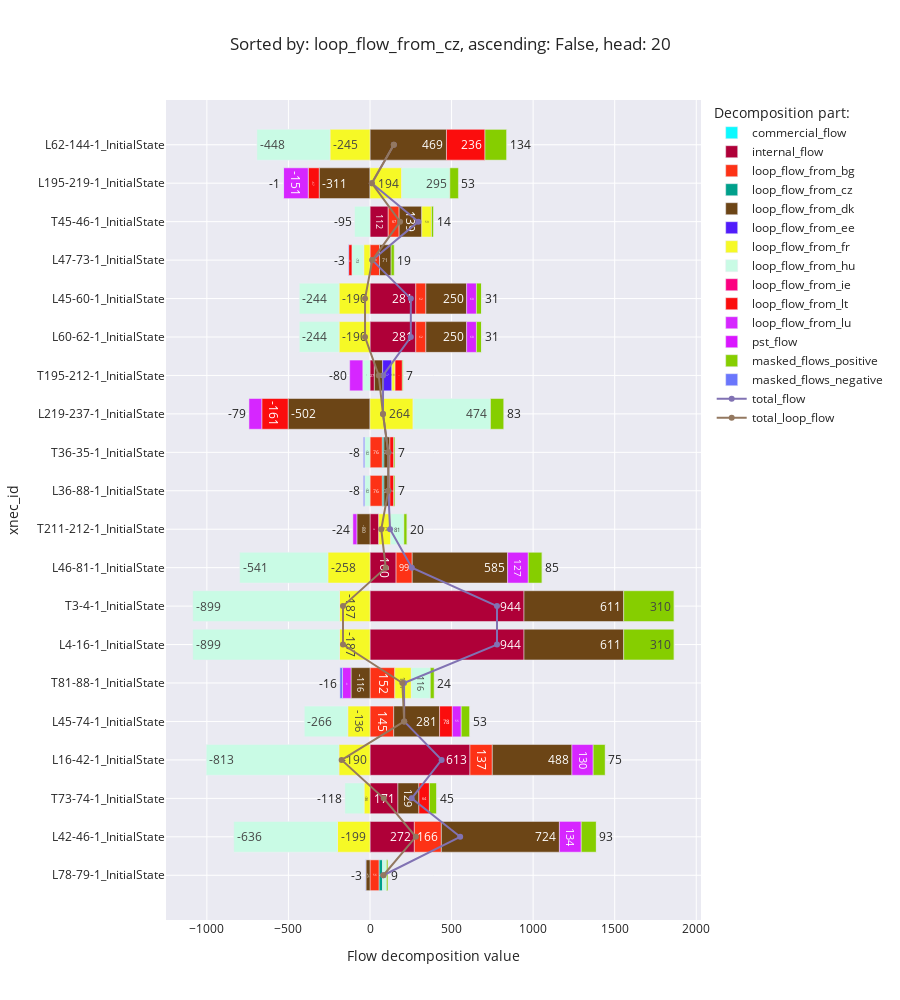

The cell this chart's notebook holds for it:
### Code cell
flow_decomposition_bar_chart(f'loop_flow_from_{random.Random(42).choice(list(countries)).alpha_2.lower()}')

### Figure 1 — Plotly figure (JSON) as saved in the notebook; plotly's stock layout.template omitted (floating-point values rounded to 4 significant figures)
{"data": [{"alignmentgroup": "True", "hovertemplate": "Decomposition part:=commercial_flow<br>Flow decomposition value=%{x}<br>xnec_id=%{y}<extra></extra>", "legendgroup": "commercial_flow", "marker": {"color": "#0DF9FF", "pattern": {"shape": ""}}, "name": "commercial_flow", "offsetgroup": "commercial_flow", "orientation": "h", "showlegend": true, "textposition": "auto", "texttemplate": "%{x:.0f}", "type": "bar", "x": [null, null, null, null, null, null, null, null, null, null, null, null, null, null, null, null, null, null, null, null], "xaxis": "x", "y": ["L78-79-1_InitialState", "L42-46-1_InitialState", "T73-74-1_InitialState", "L16-42-1_InitialState", "L45-74-1_InitialState", "T81-88-1_InitialState", "L4-16-1_InitialState", "T3-4-1_InitialState", "L46-81-1_InitialState", "T211-212-1_InitialState", "L36-88-1_InitialState", "T36-35-1_InitialState", "L219-237-1_InitialState", "T195-212-1_InitialState", "L60-62-1_InitialState", "L45-60-1_InitialState", "L47-73-1_InitialState", "T45-46-1_InitialState", "L195-219-1_InitialState", "L62-144-1_InitialState"], "yaxis": "y"}, {"alignmentgroup": "True", "hovertemplate": "Decomposition part:=internal_flow<br>Flow decomposition value=%{x}<br>xnec_id=%{y}<extra></extra>", "legendgroup": "internal_flow", "marker": {"color": "#AF0038", "pattern": {"shape": ""}}, "name": "internal_flow", "offsetgroup": "internal_flow", "orientation": "h", "showlegend": true, "textposition": "auto", "texttemplate": "%{x:.0f}", "type": "bar", "x": [null, 271.9, 171.2, 612.8, null, null, 944.0, 944.0, 160.0, 54.05, null, null, null, 26.8, 280.8, 280.8, null, 111.8, null, null], "xaxis": "x", "y": ["L78-79-1_InitialState", "L42-46-1_InitialState", "T73-74-1_InitialState", "L16-42-1_InitialState", "L45-74-1_InitialState", "T81-88-1_InitialState", "L4-16-1_InitialState", "T3-4-1_InitialState", "L46-81-1_InitialState", "T211-212-1_InitialState", "L36-88-1_InitialState", "T36-35-1_InitialState", "L219-237-1_InitialState", "T195-212-1_InitialState", "L60-62-1_InitialState", "L45-60-1_InitialState", "L47-73-1_InitialState", "T45-46-1_InitialState", "L195-219-1_InitialState", "L62-144-1_InitialState"], "yaxis": "y"}, {"alignmentgroup": "True", "hovertemplate": "Decomposition part:=loop_flow_from_bg<br>Flow decomposition value=%{x}<br>xnec_id=%{y}<extra></extra>", "legendgroup": "loop_flow_from_bg", "marker": {"color": "#FD3216", "pattern": {"shape": ""}}, "name": "loop_flow_from_bg", "offsetgroup": "loop_flow_from_bg", "orientation": "h", "showlegend": true, "textposition": "auto", "texttemplate": "%{x:.0f}", "type": "bar", "x": [56.4, 165.6, null, 136.9, 145.3, 152.1, null, null, 98.72, null, 75.76, 75.76, null, null, 61.75, 61.75, 58.43, 66.83, null, null], "xaxis": "x", "y": ["L78-79-1_InitialState", "L42-46-1_InitialState", "T73-74-1_InitialState", "L16-42-1_InitialState", "L45-74-1_InitialState", "T81-88-1_InitialState", "L4-16-1_InitialState", "T3-4-1_InitialState", "L46-81-1_InitialState", "T211-212-1_InitialState", "L36-88-1_InitialState", "T36-35-1_InitialState", "L219-237-1_InitialState", "T195-212-1_InitialState", "L60-62-1_InitialState", "L45-60-1_InitialState", "L47-73-1_InitialState", "T45-46-1_InitialState", "L195-219-1_InitialState", "L62-144-1_InitialState"], "yaxis": "y"}, {"alignmentgroup": "True", "hovertemplate": "Decomposition part:=loop_flow_from_cz<br>Flow decomposition value=%{x}<br>xnec_id=%{y}<extra></extra>", "legendgroup": "loop_flow_from_cz", "marker": {"color": "#00A08B", "pattern": {"shape": ""}}, "name": "loop_flow_from_cz", "offsetgroup": "loop_flow_from_cz", "orientation": "h", "showlegend": true, "textposition": "auto", "texttemplate": "%{x:.0f}", "type": "bar", "x": [20.39, null, null, null, null, null, null, null, null, null, 9.763, 9.763, null, null, null, null, null, null, null, null], "xaxis": "x", "y": ["L78-79-1_InitialState", "L42-46-1_InitialState", "T73-74-1_InitialState", "L16-42-1_InitialState", "L45-74-1_InitialState", "T81-88-1_InitialState", "L4-16-1_InitialState", "T3-4-1_InitialState", "L46-81-1_InitialState", "T211-212-1_InitialState", "L36-88-1_InitialState", "T36-35-1_InitialState", "L219-237-1_InitialState", "T195-212-1_InitialState", "L60-62-1_InitialState", "L45-60-1_InitialState", "L47-73-1_InitialState", "T45-46-1_InitialState", "L195-219-1_InitialState", "L62-144-1_InitialState"], "yaxis": "y"}, {"alignmentgroup": "True", "hovertemplate": "Decomposition part:=loop_flow_from_dk<br>Flow decomposition value=%{x}<br>xnec_id=%{y}<extra></extra>", "legendgroup": "loop_flow_from_dk", "marker": {"color": "#6C4516", "pattern": {"shape": ""}}, "name": "loop_flow_from_dk", "offsetgroup": "loop_flow_from_dk", "orientation": "h", "showlegend": true, "textposition": "auto", "texttemplate": "%{x:.0f}", "type": "bar", "x": [-24.64, 723.7, 128.6, 488.1, 281.3, -116.3, 611.1, 611.1, 584.7, -80.46, 36.48, 36.48, -501.9, 50.85, 250.1, 250.1, 71.13, 139.0, -311.4, 468.8], "xaxis": "x", "y": ["L78-79-1_InitialState", "L42-46-1_InitialState", "T73-74-1_InitialState", "L16-42-1_InitialState", "L45-74-1_InitialState", "T81-88-1_InitialState", "L4-16-1_InitialState", "T3-4-1_InitialState", "L46-81-1_InitialState", "T211-212-1_InitialState", "L36-88-1_InitialState", "T36-35-1_InitialState", "L219-237-1_InitialState", "T195-212-1_InitialState", "L60-62-1_InitialState", "L45-60-1_InitialState", "L47-73-1_InitialState", "T45-46-1_InitialState", "L195-219-1_InitialState", "L62-144-1_InitialState"], "yaxis": "y"}, {"alignmentgroup": "True", "hovertemplate": "Decomposition part:=loop_flow_from_ee<br>Flow decomposition value=%{x}<br>xnec_id=%{y}<extra></extra>", "legendgroup": "loop_flow_from_ee", "marker": {"color": "#511CFB", "pattern": {"shape": ""}}, "name": "loop_flow_from_ee", "offsetgroup": "loop_flow_from_ee", "orientation": "h", "showlegend": true, "textposition": "auto", "texttemplate": "%{x:.0f}", "type": "bar", "x": [null, null, null, null, null, null, null, null, null, null, null, null, null, 56.77, null, null, null, null, null, null], "xaxis": "x", "y": ["L78-79-1_InitialState", "L42-46-1_InitialState", "T73-74-1_InitialState", "L16-42-1_InitialState", "L45-74-1_InitialState", "T81-88-1_InitialState", "L4-16-1_InitialState", "T3-4-1_InitialState", "L46-81-1_InitialState", "T211-212-1_InitialState", "L36-88-1_InitialState", "T36-35-1_InitialState", "L219-237-1_InitialState", "T195-212-1_InitialState", "L60-62-1_InitialState", "L45-60-1_InitialState", "L47-73-1_InitialState", "T45-46-1_InitialState", "L195-219-1_InitialState", "L62-144-1_InitialState"], "yaxis": "y"}, {"alignmentgroup": "True", "hovertemplate": "Decomposition part:=loop_flow_from_fr<br>Flow decomposition value=%{x}<br>xnec_id=%{y}<extra></extra>", "legendgroup": "loop_flow_from_fr", "marker": {"color": "#F6F926", "pattern": {"shape": ""}}, "name": "loop_flow_from_fr", "offsetgroup": "loop_flow_from_fr", "orientation": "h", "showlegend": true, "textposition": "auto", "texttemplate": "%{x:.0f}", "type": "bar", "x": [null, -199.1, -36.26, -190.4, -136.2, 101.1, -187.2, -187.2, -258.1, 72.94, null, null, 264.1, 19.27, -189.6, -189.6, -38.26, 59.0, 194.4, -245.0], "xaxis": "x", "y": ["L78-79-1_InitialState", "L42-46-1_InitialState", "T73-74-1_InitialState", "L16-42-1_InitialState", "L45-74-1_InitialState", "T81-88-1_InitialState", "L4-16-1_InitialState", "T3-4-1_InitialState", "L46-81-1_InitialState", "T211-212-1_InitialState", "L36-88-1_InitialState", "T36-35-1_InitialState", "L219-237-1_InitialState", "T195-212-1_InitialState", "L60-62-1_InitialState", "L45-60-1_InitialState", "L47-73-1_InitialState", "T45-46-1_InitialState", "L195-219-1_InitialState", "L62-144-1_InitialState"], "yaxis": "y"}, {"alignmentgroup": "True", "hovertemplate": "Decomposition part:=loop_flow_from_hu<br>Flow decomposition value=%{x}<br>xnec_id=%{y}<extra></extra>", "legendgroup": "loop_flow_from_hu", "marker": {"color": "#C9FBE5", "pattern": {"shape": ""}}, "name": "loop_flow_from_hu", "offsetgroup": "loop_flow_from_hu", "orientation": "h", "showlegend": true, "textposition": "auto", "texttemplate": "%{x:.0f}", "type": "bar", "x": [24.21, -636.0, -117.6, -813.5, -266.5, 116.4, -899.3, -899.3, -541.2, 80.7, -32.43, -32.43, 474.3, -44.07, -244.0, -244.0, -72.6, -94.81, 295.0, -448.2], "xaxis": "x", "y": ["L78-79-1_InitialState", "L42-46-1_InitialState", "T73-74-1_InitialState", "L16-42-1_InitialState", "L45-74-1_InitialState", "T81-88-1_InitialState", "L4-16-1_InitialState", "T3-4-1_InitialState", "L46-81-1_InitialState", "T211-212-1_InitialState", "L36-88-1_InitialState", "T36-35-1_InitialState", "L219-237-1_InitialState", "T195-212-1_InitialState", "L60-62-1_InitialState", "L45-60-1_InitialState", "L47-73-1_InitialState", "T45-46-1_InitialState", "L195-219-1_InitialState", "L62-144-1_InitialState"], "yaxis": "y"}, {"alignmentgroup": "True", "hovertemplate": "Decomposition part:=loop_flow_from_ie<br>Flow decomposition value=%{x}<br>xnec_id=%{y}<extra></extra>", "legendgroup": "loop_flow_from_ie", "marker": {"color": "#FC0080", "pattern": {"shape": ""}}, "name": "loop_flow_from_ie", "offsetgroup": "loop_flow_from_ie", "orientation": "h", "showlegend": true, "textposition": "auto", "texttemplate": "%{x:.0f}", "type": "bar", "x": [null, null, null, null, null, null, null, null, null, null, null, null, null, null, null, null, null, null, null, null], "xaxis": "x", "y": ["L78-79-1_InitialState", "L42-46-1_InitialState", "T73-74-1_InitialState", "L16-42-1_InitialState", "L45-74-1_InitialState", "T81-88-1_InitialState", "L4-16-1_InitialState", "T3-4-1_InitialState", "L46-81-1_InitialState", "T211-212-1_InitialState", "L36-88-1_InitialState", "T36-35-1_InitialState", "L219-237-1_InitialState", "T195-212-1_InitialState", "L60-62-1_InitialState", "L45-60-1_InitialState", "L47-73-1_InitialState", "T45-46-1_InitialState", "L195-219-1_InitialState", "L62-144-1_InitialState"], "yaxis": "y"}, {"alignmentgroup": "True", "hovertemplate": "Decomposition part:=loop_flow_from_lt<br>Flow decomposition value=%{x}<br>xnec_id=%{y}<extra></extra>", "legendgroup": "loop_flow_from_lt", "marker": {"color": "#FB0D0D", "pattern": {"shape": ""}}, "name": "loop_flow_from_lt", "offsetgroup": "loop_flow_from_lt", "orientation": "h", "showlegend": true, "textposition": "auto", "texttemplate": "%{x:.0f}", "type": "bar", "x": [null, null, 64.47, null, 78.0, null, null, null, null, null, 23.81, 23.81, -161.3, 44.5, null, null, -19.86, null, -67.1, 236.0], "xaxis": "x", "y": ["L78-79-1_InitialState", "L42-46-1_InitialState", "T73-74-1_InitialState", "L16-42-1_InitialState", "L45-74-1_InitialState", "T81-88-1_InitialState", "L4-16-1_InitialState", "T3-4-1_InitialState", "L46-81-1_InitialState", "T211-212-1_InitialState", "L36-88-1_InitialState", "T36-35-1_InitialState", "L219-237-1_InitialState", "T195-212-1_InitialState", "L60-62-1_InitialState", "L45-60-1_InitialState", "L47-73-1_InitialState", "T45-46-1_InitialState", "L195-219-1_InitialState", "L62-144-1_InitialState"], "yaxis": "y"}, {"alignmentgroup": "True", "hovertemplate": "Decomposition part:=loop_flow_from_lu<br>Flow decomposition value=%{x}<br>xnec_id=%{y}<extra></extra>", "legendgroup": "loop_flow_from_lu", "marker": {"color": "#D626FF", "pattern": {"shape": ""}}, "name": "loop_flow_from_lu", "offsetgroup": "loop_flow_from_lu", "orientation": "h", "showlegend": true, "textposition": "auto", "texttemplate": "%{x:.0f}", "type": "bar", "x": [null, 133.8, null, 130.3, 54.73, -52.16, null, null, 126.9, -24.35, null, null, -78.68, -80.49, 59.97, 59.97, null, null, -151.4, null], "xaxis": "x", "y": ["L78-79-1_InitialState", "L42-46-1_InitialState", "T73-74-1_InitialState", "L16-42-1_InitialState", "L45-74-1_InitialState", "T81-88-1_InitialState", "L4-16-1_InitialState", "T3-4-1_InitialState", "L46-81-1_InitialState", "T211-212-1_InitialState", "L36-88-1_InitialState", "T36-35-1_InitialState", "L219-237-1_InitialState", "T195-212-1_InitialState", "L60-62-1_InitialState", "L45-60-1_InitialState", "L47-73-1_InitialState", "T45-46-1_InitialState", "L195-219-1_InitialState", "L62-144-1_InitialState"], "yaxis": "y"}, {"alignmentgroup": "True", "hovertemplate": "Decomposition part:=pst_flow<br>Flow decomposition value=%{x}<br>xnec_id=%{y}<extra></extra>", "legendgroup": "pst_flow", "marker": {"color": "#DA16FF", "pattern": {"shape": ""}}, "name": "pst_flow", "offsetgroup": "pst_flow", "orientation": "h", "showlegend": true, "textposition": "auto", "texttemplate": "%{x:.0f}", "type": "bar", "x": [null, null, null, null, null, null, null, null, null, null, null, null, null, null, null, null, null, null, null, null], "xaxis": "x", "y": ["L78-79-1_InitialState", "L42-46-1_InitialState", "T73-74-1_InitialState", "L16-42-1_InitialState", "L45-74-1_InitialState", "T81-88-1_InitialState", "L4-16-1_InitialState", "T3-4-1_InitialState", "L46-81-1_InitialState", "T211-212-1_InitialState", "L36-88-1_InitialState", "T36-35-1_InitialState", "L219-237-1_InitialState", "T195-212-1_InitialState", "L60-62-1_InitialState", "L45-60-1_InitialState", "L47-73-1_InitialState", "T45-46-1_InitialState", "L195-219-1_InitialState", "L62-144-1_InitialState"], "yaxis": "y"}, {"alignmentgroup": "True", "hovertemplate": "Decomposition part:=masked_flows_positive<br>Flow decomposition value=%{x}<br>xnec_id=%{y}<extra></extra>", "legendgroup": "masked_flows_positive", "marker": {"color": "#86CE00", "pattern": {"shape": ""}}, "name": "masked_flows_positive", "offsetgroup": "masked_flows_positive", "orientation": "h", "showlegend": true, "textposition": "auto", "texttemplate": "%{x:.0f}", "type": "bar", "x": [8.73, 92.93, 45.2, 74.74, 53.09, 23.52, 309.9, 309.9, 85.36, 20.14, 7.094, 7.094, 83.21, 6.583, 31.36, 31.36, 18.85, 14.41, 52.68, 134.4], "xaxis": "x", "y": ["L78-79-1_InitialState", "L42-46-1_InitialState", "T73-74-1_InitialState", "L16-42-1_InitialState", "L45-74-1_InitialState", "T81-88-1_InitialState", "L4-16-1_InitialState", "T3-4-1_InitialState", "L46-81-1_InitialState", "T211-212-1_InitialState", "L36-88-1_InitialState", "T36-35-1_InitialState", "L219-237-1_InitialState", "T195-212-1_InitialState", "L60-62-1_InitialState", "L45-60-1_InitialState", "L47-73-1_InitialState", "T45-46-1_InitialState", "L195-219-1_InitialState", "L62-144-1_InitialState"], "yaxis": "y"}, {"alignmentgroup": "True", "hovertemplate": "Decomposition part:=masked_flows_negative<br>Flow decomposition value=%{x}<br>xnec_id=%{y}<extra></extra>", "legendgroup": "masked_flows_negative", "marker": {"color": "#6A76FC", "pattern": {"shape": ""}}, "name": "masked_flows_negative", "offsetgroup": "masked_flows_negative", "orientation": "h", "showlegend": true, "textposition": "auto", "texttemplate": "%{x:.0f}", "type": "bar", "x": [-2.974, 0, 0, 0, 0, -16.12, 0, 0, 0, 0, -8.124, -8.124, 0, 0, 0, 0, -3.4, 0, -0.8858, 0], "xaxis": "x", "y": ["L78-79-1_InitialState", "L42-46-1_InitialState", "T73-74-1_InitialState", "L16-42-1_InitialState", "L45-74-1_InitialState", "T81-88-1_InitialState", "L4-16-1_InitialState", "T3-4-1_InitialState", "L46-81-1_InitialState", "T211-212-1_InitialState", "L36-88-1_InitialState", "T36-35-1_InitialState", "L219-237-1_InitialState", "T195-212-1_InitialState", "L60-62-1_InitialState", "L45-60-1_InitialState", "L47-73-1_InitialState", "T45-46-1_InitialState", "L195-219-1_InitialState", "L62-144-1_InitialState"], "yaxis": "y"}, {"mode": "lines+markers", "name": "total_flow", "type": "scatter", "x": [82.12, 552.8, 255.5, 439.0, 209.7, 208.6, 778.5, 778.5, 256.5, 123.0, 112.3, 112.3, 79.68, 80.21, 250.3, 250.3, 14.3, 296.3, 11.26, 146.0], "y": ["L78-79-1_InitialState", "L42-46-1_InitialState", "T73-74-1_InitialState", "L16-42-1_InitialState", "L45-74-1_InitialState", "T81-88-1_InitialState", "L4-16-1_InitialState", "T3-4-1_InitialState", "L46-81-1_InitialState", "T211-212-1_InitialState", "L36-88-1_InitialState", "T36-35-1_InitialState", "L219-237-1_InitialState", "T195-212-1_InitialState", "L60-62-1_InitialState", "L45-60-1_InitialState", "L47-73-1_InitialState", "T45-46-1_InitialState", "L195-219-1_InitialState", "L62-144-1_InitialState"]}, {"mode": "lines+markers", "name": "total_loop_flow", "type": "scatter", "x": [82.12, 281.0, 84.37, -173.8, 209.7, 198.4, -165.5, -165.5, 96.51, 68.97, 112.3, 112.3, 79.68, 53.42, -30.45, -30.45, 14.3, 184.5, 11.26, 146.0], "y": ["L78-79-1_InitialState", "L42-46-1_InitialState", "T73-74-1_InitialState", "L16-42-1_InitialState", "L45-74-1_InitialState", "T81-88-1_InitialState", "L4-16-1_InitialState", "T3-4-1_InitialState", "L46-81-1_InitialState", "T211-212-1_InitialState", "L36-88-1_InitialState", "T36-35-1_InitialState", "L219-237-1_InitialState", "T195-212-1_InitialState", "L60-62-1_InitialState", "L45-60-1_InitialState", "L47-73-1_InitialState", "T45-46-1_InitialState", "L195-219-1_InitialState", "L62-144-1_InitialState"]}], "layout": {"barmode": "relative", "height": 1000, "legend": {"title": {"text": "Decomposition part:"}, "tracegroupgap": 0}, "title": {"text": "Sorted by: loop_flow_from_cz, ascending: False, head: 20"}, "xaxis": {"anchor": "y", "domain": [0, 1], "title": {"text": "Flow decomposition value"}}, "yaxis": {"anchor": "x", "domain": [0, 1], "title": {"text": "xnec_id"}}}}
